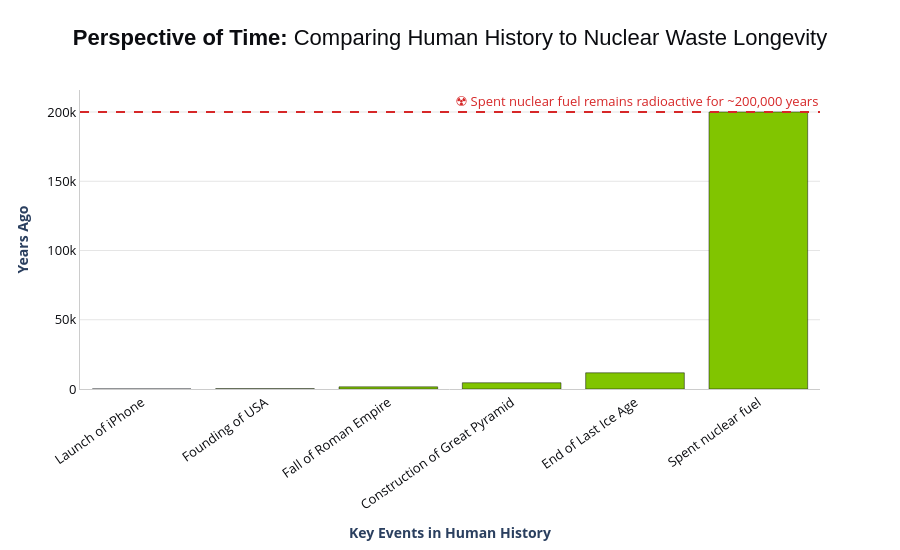

The notebook cell this image was saved under:
### Code cell
import pandas as pd
import plotly.graph_objects as go

# Data
events = [
    ("Launch of iPhone", 17),
    ("Founding of USA", 249),
    ("Fall of Roman Empire", 1550),
    ("Construction of Great Pyramid", 4500),
    ("End of Last Ice Age", 11700),
    ("Spent nuclear fuel", 200000)
]

df = pd.DataFrame(events, columns=["Event", "Years Ago"])

# Figure
fig = go.Figure()

# Bar trace (blue theme)
fig.add_trace(go.Bar(
    x=df["Event"],
    y=df["Years Ago"],
    marker_color="#81c500",  # sleek deep blue
    hovertemplate="<b>%{x}</b><br>%{y:,} years ago",
    showlegend=False
))

# Horizontal line for nuclear fuel
fig.add_hline(
    y=200000,
    line_dash="dash",
    line_color="#d62728", # refined red
    annotation_text="☢️ Spent nuclear fuel remains radioactive for ~200,000 years",
    annotation_position="top right",
    annotation_font_color="#d62728",
    annotation_font_size=13
)

# Layout
fig.update_layout(
    title=dict(
        text="<b>Perspective of Time:</b> Comparing Human History to Nuclear Waste Longevity",
        x=0.5,
        font=dict(size=22, color="#0b0c10", family="Arial")
    ),
    xaxis=dict(
        title="<b>Key Events in Human History</b>",
        tickangle=-35,
        tickfont=dict(size=13, color="#0b0c10"),
        showgrid=False,
        linecolor="#cccccc"
    ),
    yaxis=dict(
        title="<b>Years Ago</b>",
        tickfont=dict(size=13, color="#0b0c10"),
        showgrid=True,
        gridcolor="#e5e5e5",
        linecolor="#cccccc"
    ),
    plot_bgcolor="#ffffff",
    paper_bgcolor="#ffffff",
    width=900,
    height=550,
    margin=dict(l=80, r=80, t=90, b=120),
)

# Optional: subtle hover effect color consistency
fig.update_traces(marker_line_width=0.5, marker_line_color="#0b0c10")

fig.show()

### Figure 1 — Plotly figure (JSON) as saved in the notebook; plotly's stock layout.template omitted (floating-point values rounded to 4 significant figures)
{"data": [{"hovertemplate": "<b>%{x}</b><br>%{y:,} years ago", "marker": {"color": "#81c500", "line": {"color": "#0b0c10", "width": 0.5}}, "showlegend": false, "type": "bar", "x": ["Launch of iPhone", "Founding of USA", "Fall of Roman Empire", "Construction of Great Pyramid", "End of Last Ice Age", "Spent nuclear fuel"], "y": [17, 249, 1550, 4500, 11700, 200000]}], "layout": {"annotations": [{"font": {"color": "#d62728", "size": 13}, "showarrow": false, "text": "☢️ Spent nuclear fuel remains radioactive for ~200,000 years", "x": 1, "xanchor": "right", "xref": "x domain", "y": 200000, "yanchor": "bottom", "yref": "y"}], "height": 550, "margin": {"b": 120, "l": 80, "r": 80, "t": 90}, "paper_bgcolor": "#ffffff", "plot_bgcolor": "#ffffff", "shapes": [{"line": {"color": "#d62728", "dash": "dash"}, "type": "line", "x0": 0, "x1": 1, "xref": "x domain", "y0": 200000, "y1": 200000, "yref": "y"}], "title": {"font": {"color": "#0b0c10", "family": "Arial", "size": 22}, "text": "<b>Perspective of Time:</b> Comparing Human History to Nuclear Waste Longevity", "x": 0.5}, "width": 900, "xaxis": {"linecolor": "#cccccc", "showgrid": false, "tickangle": -35, "tickfont": {"color": "#0b0c10", "size": 13}, "title": {"text": "<b>Key Events in Human History</b>"}}, "yaxis": {"gridcolor": "#e5e5e5", "linecolor": "#cccccc", "showgrid": true, "tickfont": {"color": "#0b0c10", "size": 13}, "title": {"text": "<b>Years Ago</b>"}}}}
